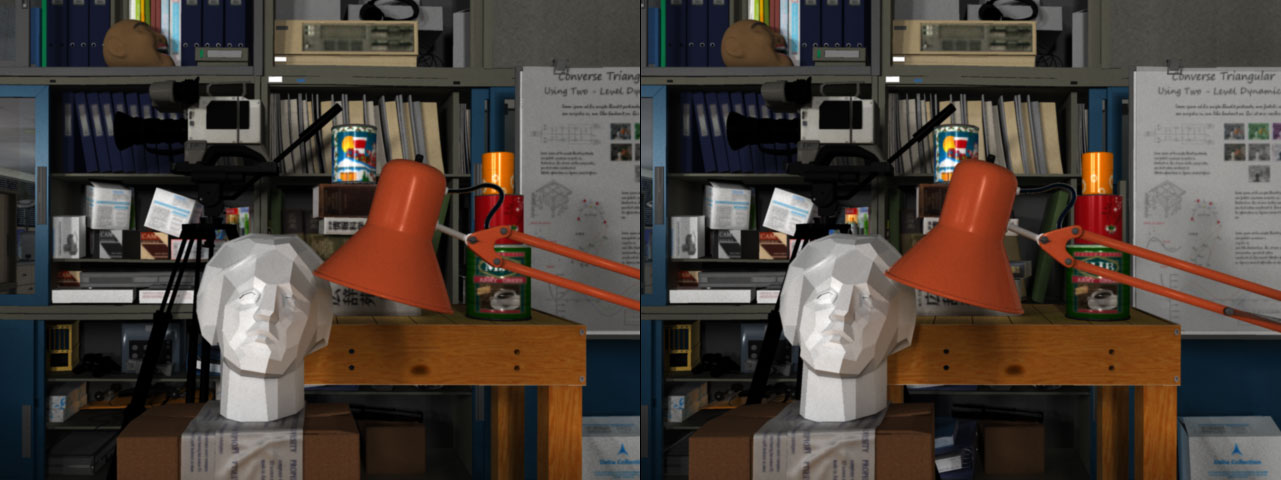
#> input picture Assignment3/As3.jpg, 1281 x 480 px
$ jupyter execute CVAssignment3.ipynb   (older library calls are emulated)
#> lines starting #> are read from the running program, lines starting #| are printed output that depends on the picture
[cell 1]
import numpy as np
import cv2
from matplotlib import pyplot as plt

[cell 2]
img = cv2.imread('As3.jpg')
#> img is the input picture: shape (480, 1281, 3); mean B, G, R 58.8, 65.8, 75.7
img = cv2.cvtColor(img, cv2.COLOR_BGR2GRAY)
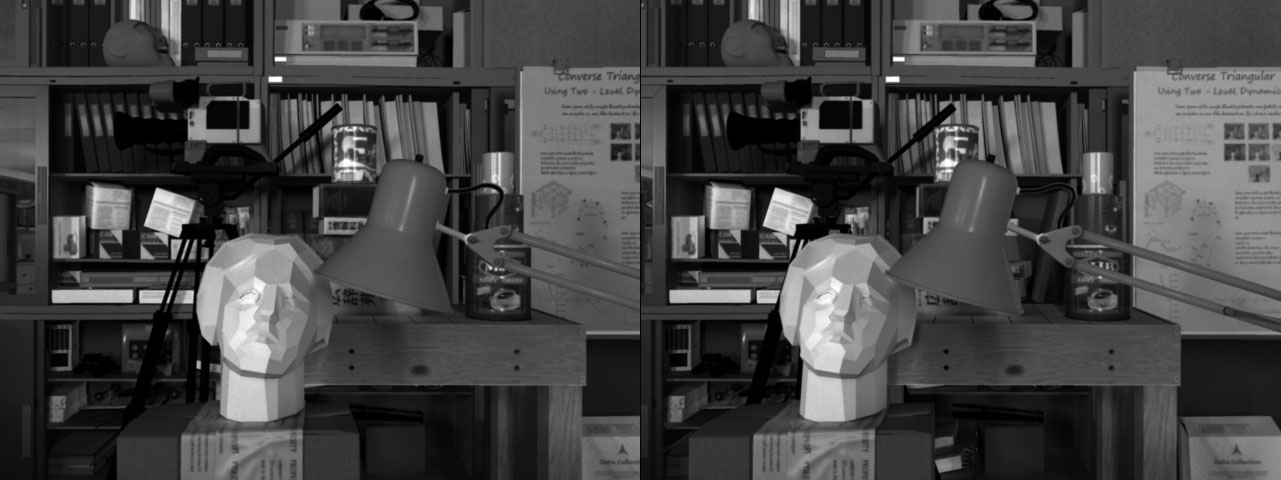
#> img: shape (480, 1281); min 0, max 255, mean 68
img = cv2.equalizeHist(img)
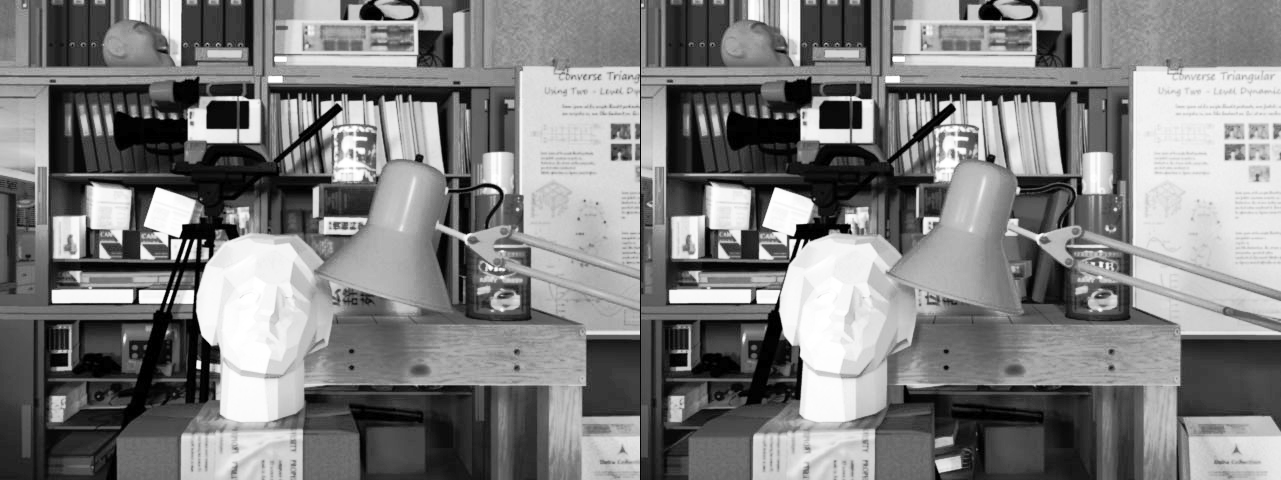
#> img: shape (480, 1281); min 0, max 255, mean 127

# Get image shape
h, w = img.shape[0:2]
#> h = 480; w = 1281

# Split the image into 2 images
imgL = img[0:int(h),0:int(w/2)+1]
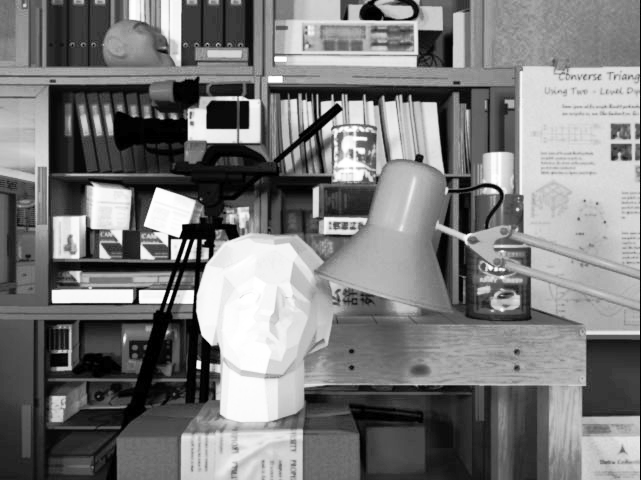
#> imgL: shape (480, 641); min 0, max 255, mean 123.2
imgR = img[0:int(h),int(w/2):int(w)]
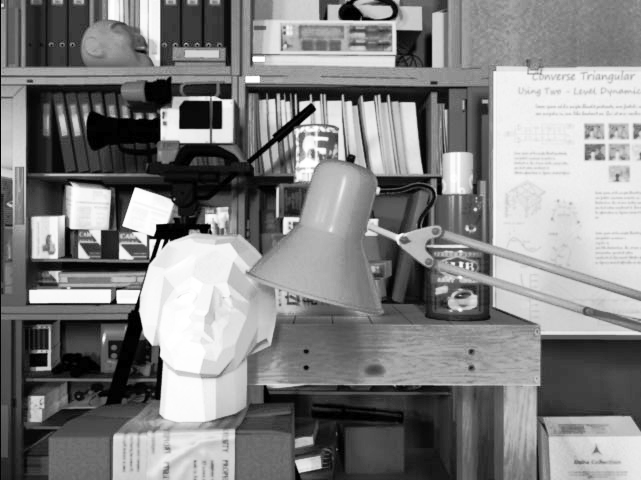
#> imgR: shape (480, 641); min 0, max 255, mean 130.7

# Show both images for 15 Seconds
cv2.imshow('Image 1',imgL)
cv2.imshow('Image 2',imgR)
cv2.waitKey(10000)
cv2.destroyAllWindows()
